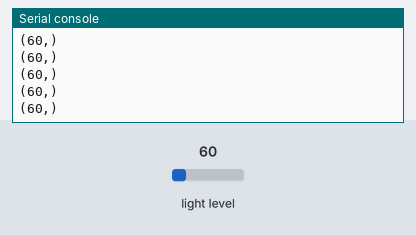
Simulated run of this program. Board: Circuit Playground running CircuitPython. On the bench: the last lines printed to the serial console. The test bench sets the inputs (shaded band); at power-on: light level 60.

Above: at 1.2 s.
1.3 s: light level set to 6
At 1.31 s:
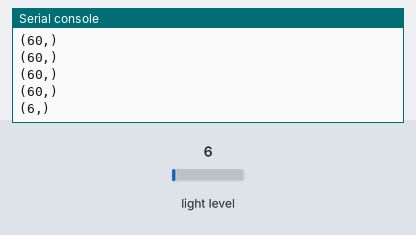
2.8 s: light level set to 80
At 2.81 s:
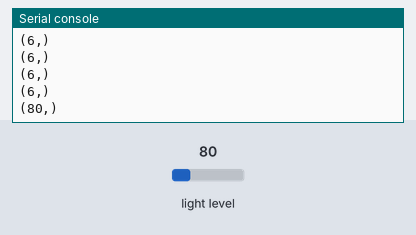
Timing chart, 0 to 5.8 s (numbered marks = the images above; inputs shaded):
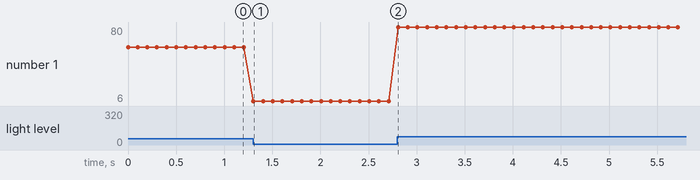

The program:

lesson06-simple_light_plotter.py
```python
# This program prints (and can plot) the value of the CPX light sensor.  Try plotting it!

# We're going to import these two modules in nearly every program
# Sleep allows us to, well, sleep.  The CPX will run a while loop WAY too fast without a pause of some sort.
# And when we import cpx, we get all kinds of cool functionality
from time import sleep
from adafruit_circuitplayground.express import cpx

# We don't always need a while True loop, but it's super common if we want to do stuff over and over.
while True:
    print((cpx.light,))
    sleep(.1)
```

Measured:
- after the input at 1.3 s, the serial console: prints a new line at once (image 1)
- after the input at 2.8 s, the serial console: prints a new line at once (image 2)
- plotted number 1: 60 → 6 after the input at 1.3 s, 6 → 80 after the input at 2.8 s
